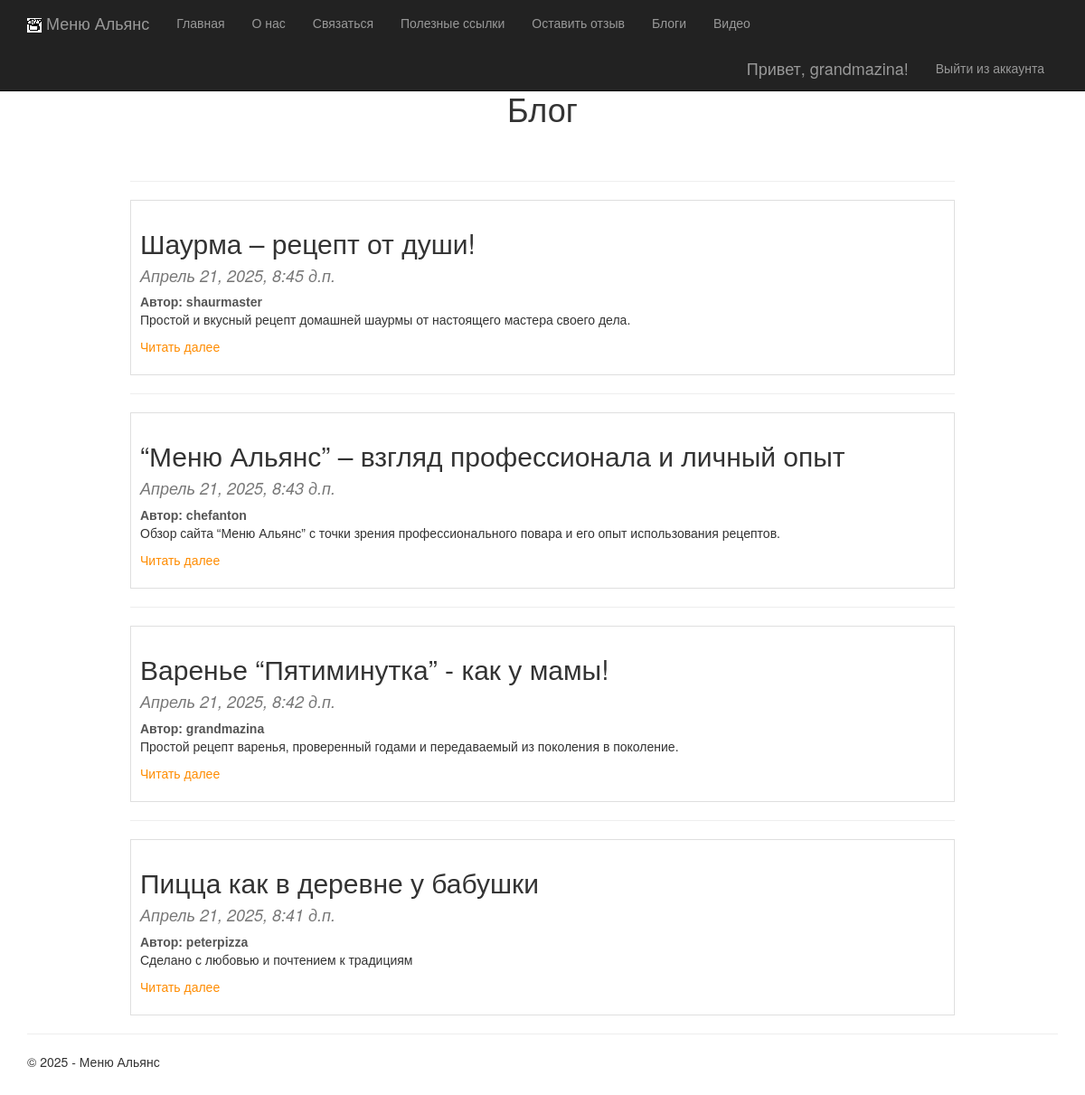
The app's page /blog/ (signed in) with its own data.
### app/models.py (models this page shows, shortened)
class Blog(models.Model):
    title = models.CharField(max_length=100, verbose_name="Заголовок")
    description = models.TextField(verbose_name="Краткое содержание")
    content = models.TextField(verbose_name="Полное содержание")
    posted = models.DateTimeField(default=timezone.now, db_index=True, verbose_name="Опубликована")
    pub_date = models.DateTimeField(default=timezone.now, verbose_name="Дата публикации")
    image = models.FileField(default = 'temp.jpg', verbose_name = "Путь")
    author = models.ForeignKey(User, on_delete=models.CASCADE, verbose_name="Автор", blank=True, null=True)
    class Meta:
        db_table = "Posts"
        ordering = ["-posted"]
        verbose_name = "статья блога"
        verbose_name_plural = "статьи блога"

### app/views.py (the view)
# urls.py: path('blog/', views.blog, name='blog'),
def blog(request):
    assert isinstance(request, HttpRequest)
    posts = Blog.objects.all()
    return render(request,'app/blog.html',
    {
        'title':'Блог',
        'posts': posts,
        'year':datetime.now().year,
    })

### app/templates/app/blog.html (shortened to what this page needs)
{% extends "app/layout.html" %}
{% block content %}
{% load static %}
<div class="blog-container">
    <h1 class="blog-title">{{ title }}</h1>
    <br />
    {% for post in posts %}
        <hr />
        <div class="one-card">
            <h2 class="post-title"> {{post.title}} </h2>
            <h4 class="post-date"> {{post.posted}} </h4>
            <span class="post-author">Автор: {{post.author}}</span>
            <p> {{post.description}} </p>
            <p><a href="{% url 'blogpost' parametr=post.id %}" class="post-link"> Читать далее </a> </p>
        </div>
    {% endfor %}
</div>
{% endblock %}

### app/templates/app/loginpartial.html (shortened to what this page needs)
{% if user.is_authenticated %}
<form id="logoutForm" action="/logout/" method="post" class="navbar-right">
    <ul class="nav navbar-nav navbar-right">
        <li><span class="navbar-brand">Привет, {{ user.username }}!</span></li>
        <li><a href="javascript:document.getElementById('logoutForm').submit()">Выйти из аккаунта</a></li>
    </ul>
</form>
{% else %}
<ul class="nav navbar-nav navbar-right">
    <li><a href="{% url 'login' %}">Войти в аккаунт</a></li>
    <li><a href="{% url 'registration' %}">Зарегестрироваться</a></li>
</ul>
{% endif %}

### app/static/app/content/site.css (style rules this page uses)
body { padding-top: 80px; padding-bottom: 20px; }
.blog-container { width: 80%; margin: 0 auto; font-family: sans-serif; }
.blog-title { color: #333; text-align: center; margin-bottom: 20px; }
.post-date { font-style: italic; color: #777; }
.post-author { font-weight: bold; color: #555; margin-top: 5px; display: block; }
.post-link { color: darkorange; text-decoration: none; }
.one-card { border: 1px solid rgba(0, 0, 0, 0.125); padding: 10px; margin-bottom: 15px; }

### records on screen
Blog: title "Шаурма – рецепт от души!", posted "Апрель 21, 2025, 8:45 д.п.", author "shaurmaster", description "Простой и вкусный рецепт домашней шаурмы от настоящего мастера своего дела."
Blog: title "“Меню Альянс” – взгляд профессионала и личный опыт", posted "Апрель 21, 2025, 8:43 д.п.", author "chefanton", description "Обзор сайта “Меню Альянс” с точки зрения профессионального повара и его опыт использования рецептов."
Blog: title "Варенье “Пятиминутка” - как у мамы!", posted "Апрель 21, 2025, 8:42 д.п.", author "grandmazina", description "Простой рецепт варенья, проверенный годами и передаваемый из поколения в поколение."
Blog: title "Пицца как в деревне у бабушки", posted "Апрель 21, 2025, 8:41 д.п.", author "peterpizza", description "Сделано с любовью и почтением к традициям"

### other values on screen
{{ user.username }} "grandmazina"
{{ title }} "Блог"
